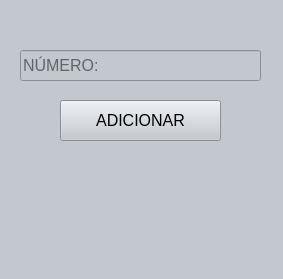
<?xml version="1.0" encoding="UTF-8"?>
<ui version="4.0">
 <class>MainWindow</class>
 <widget class="QMainWindow" name="MainWindow">
  <property name="geometry">
   <rect>
    <x>0</x>
    <y>0</y>
    <width>283</width>
    <height>279</height>
   </rect>
  </property>
  <property name="windowTitle">
   <string>MainWindow</string>
  </property>
  <property name="styleSheet">
   <string notr="true">background-color: rgb(195, 200, 206);</string>
  </property>
  <widget class="QWidget" name="centralwidget">
   <widget class="QLineEdit" name="numero">
    <property name="geometry">
     <rect>
      <x>20</x>
      <y>50</y>
      <width>241</width>
      <height>31</height>
     </rect>
    </property>
    <property name="font">
     <font>
      <pointsize>12</pointsize>
     </font>
    </property>
    <property name="placeholderText">
     <string>NÚMERO:</string>
    </property>
    <property name="clearButtonEnabled">
     <bool>true</bool>
    </property>
   </widget>
   <widget class="QPushButton" name="adicionar">
    <property name="geometry">
     <rect>
      <x>60</x>
      <y>100</y>
      <width>161</width>
      <height>41</height>
     </rect>
    </property>
    <property name="font">
     <font>
      <pointsize>12</pointsize>
     </font>
    </property>
    <property name="text">
     <string>ADICIONAR</string>
    </property>
   </widget>
   <widget class="QLabel" name="notificacao">
    <property name="geometry">
     <rect>
      <x>60</x>
      <y>160</y>
      <width>161</width>
      <height>41</height>
     </rect>
    </property>
    <property name="font">
     <font>
      <pointsize>12</pointsize>
     </font>
    </property>
    <property name="text">
     <string/>
    </property>
   </widget>
  </widget>
  <widget class="QMenuBar" name="menubar">
   <property name="geometry">
    <rect>
     <x>0</x>
     <y>0</y>
     <width>283</width>
     <height>22</height>
    </rect>
   </property>
  </widget>
  <widget class="QStatusBar" name="statusbar"/>
 </widget>
 <resources/>
 <connections/>
</ui>
